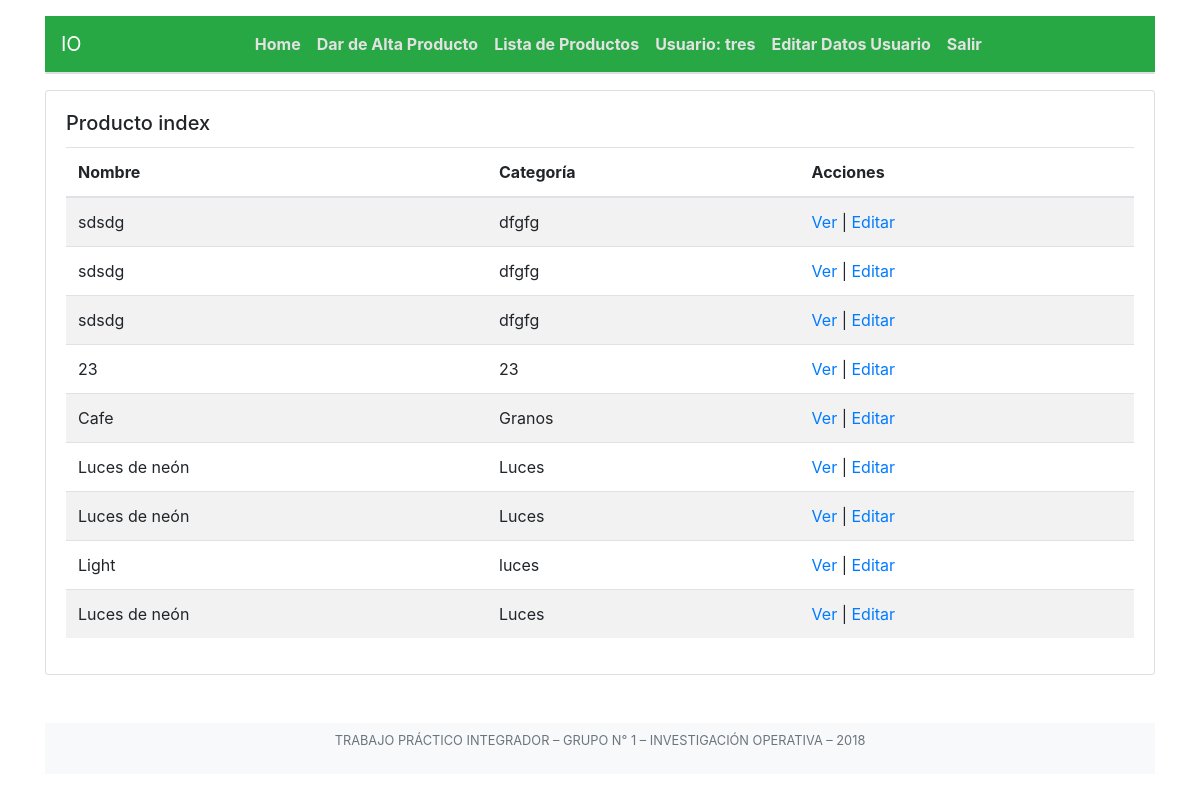
/msapp/modelo1/index (signed in), run on the app's committed database.
### msapp/models.py (models this page shows, shortened)
class Modelo1(models.Model):
	nombre_producto		= models.CharField(max_length=50)
	categoria	= models.CharField(max_length=50)
	usuario 	= models.ForeignKey(User, on_delete=models.CASCADE)
	tiempo 	= models.FloatField(default=1)
	d		= models.IntegerField(verbose_name='Demanda Total', validators=[MinValueValidator(1)])
	k 		= models.FloatField(verbose_name='Costo de Preparación de Pedido', validators=[MinValueValidator(1)])
	h 		= models.FloatField(verbose_name='Costo Unitario de Almacenamiento', validators=[MinValueValidator(1)])
	def inventario_promedio(self):
		return self.d / 2
	ip = property(inventario_promedio)
	def lote_optimo_compra(self):
		resultado = round(sqrt((2*self.k*self.d)/self.h))
		if (resultado > self.d):
			return self.d
		return resultado
	loc = property(lote_optimo_compra)
	def longitud_ciclo(self):
		lc = self.loc / (self.d/self.tiempo)
		print(lc)
		if(lc < 1):
			lc = lc * 365 #paso a dias
		return	format(lc, '.2f')
	lc 	= property(longitud_ciclo)
	def costo_inventario(self):
		yy = self.loc
		dd = self.d
		kk = self.k
		hh = self.h
		yd = yy/dd
		termino1 = kk / yd
		termino2 = hh * (yy/2)
		return round(termino1 + termino2)
	ci = property(costo_inventario)

### msapp/views.py (the view)
# urls.py: path('modelo1/index', views.modelo1_index, name='modelo1_index'),
@login_required
def modelo1_index(request):
	titulo 	= 'Index'
	template = loader.get_template('msapp/modelo1/index.html')
	usuario_logueado = request.user
	modelo_context = Modelo1.objects.filter(usuario=usuario_logueado)
	context = {
		'titulo'	: titulo,
		'productos' 	: modelo_context,
	}
	return HttpResponse(template.render(context, request))

### msapp/templates/msapp/modelo1/index.html (shortened to what this page needs)
{% extends 'base.html' %}
{% block content %}
<div class="card">
  <div class="card-body">
  	<h5 class="card-title">Producto index</h5>
    <table class="table table-striped">
	  <thead>
	    <tr>
		    <th scope="col">Nombre</th>
		    <th scope="col">Categoría</th>
		    <th scope="col">Acciones</th>
	    </tr>
	  </thead>
	  <tbody>
	    {% for producto in productos %}
	    <tr>
	      	<td>{{ producto.nombre_producto }}</td>
	      	<td>{{ producto.categoria }}</td>
	      	<td scope="row">
	    		<a href="{% url 'modelo1_show' producto.id %}">Ver</a></li>
	    		|
	    		<a href="{% url 'modelo1_edit' producto.id %}">Editar</a></li>
	    	</td>
	    </tr>
    	{% endfor %}
	  </tbody>
	</table>
  </div>
</div>
{% endblock %}

### msapp/templates/base.html (shortened to what this page needs)
{% load static %}
<!DOCTYPE html>
  <html>
    <head>
	    <link type="text/css" rel="stylesheet" href="{% static 'auth2/css/bootstrap.min.css' %}"  media="screen,projection"/>
    </head>
    <body>
    <div class="container">
        <nav class="navbar navbar-expand-lg navbar-dark bg-success" style="margin-top: 1em;">
        <a class="navbar-brand" href="#">IO</a>
        <div class="collapse navbar-collapse justify-content-center" id="navbarNav">
          <ul class="navbar-nav">
            <li class="nav-item">
              <a class="nav-link" href="{% url 'index' %}">Home </a>
            </li>
            <li class="nav-item">
              <a class="nav-link" href="{% url 'modelo1_nuevo' %}">Dar de Alta Producto</a>
            </li>
            <li class="nav-item">
              <a class="nav-link" href="{% url 'modelo1_index' %}">Lista de Productos</a>
            </li>
            <li class="nav-item">
              <a class="nav-link disabled" href="#">Usuario: {{ request.user.username }}</a>
            </li>
            <li class="nav-item">
              <a class="nav-link" href="{% url 'edit' %}">Editar Datos Usuario</a>
            </li>
            <li class="nav-item">
              <a class="nav-link" href="{% url 'logout' %}">Salir</a>
            </li>
          </ul>
        </div>
      </nav>
    <div class="card" >
    </div>
    </div>
    <div class="container" style="margin-top: 1em;">
      {% block content %}
      {% endblock %}
      {% include 'footer.html' %}
    </div>
    </body>
  </html>

### msapp/templates/base.html (style rules this page uses)
.nav-link { color: #e2e2e2 !important; font-weight: bold !important;# }

### data on the page
Modelo1: nombre_producto "sdsdg", categoria "dfgfg"
Modelo1: nombre_producto "sdsdg", categoria "dfgfg"
Modelo1: nombre_producto "sdsdg", categoria "dfgfg"
Modelo1: nombre_producto "23", categoria "23"
Modelo1: nombre_producto "Cafe", categoria "Granos"
Modelo1: nombre_producto "Luces de neón", categoria "Luces"
Modelo1: nombre_producto "Luces de neón", categoria "Luces"
Modelo1: nombre_producto "Light", categoria "luces"
Modelo1: nombre_producto "Luces de neón", categoria "Luces"

### other printed values
{{ request.user.username }} "tres"
